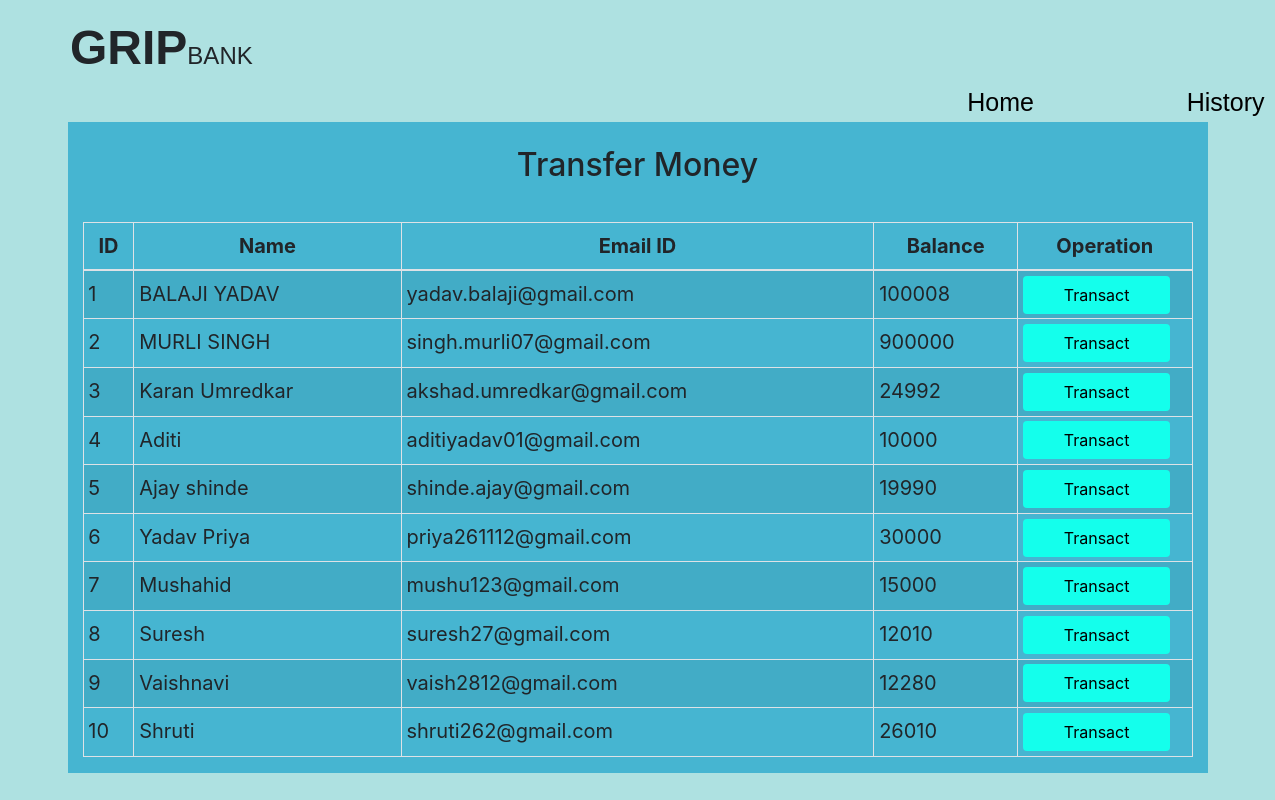
The page /account.php on the database its author committed.
### tables this page shows
CREATE TABLE IF NOT EXISTS `transfer` (
  `ID` int(100) NOT NULL,
  `Name` varchar(100) NOT NULL,
  `Email ID` varchar(100) NOT NULL,
  `Balance` int(100) NOT NULL
);

### account.php (the view, shortened to what this page needs)
<!DOCTYPE html>
<html lang="en">
<head>
    <link rel="stylesheet" href="https://maxcdn.bootstrapcdn.com/bootstrap/4.0.0/css/bootstrap.min.css">
</head>
<body>
<?php
    include 'db.php';
    $sql = "SELECT * FROM transfer";
    $result = mysqli_query($conn,$sql);
?>
<div class:"abc">
<div class="fheadleft">
        <font size="20px"><strong>GRIP</strong></font><font size="5px">BANK</font>
        <span class="fheadright"><a href="index.php" style="text-decoration: none; color:black">Home</a><a href="history.php" style="text-decoration: none; color:black;">History</a></span>
    </div></div>
<div class="container">
        <h2 class="text-center pt-4">Transfer Money</h2>
        <br>
            <div class="row">
                <div class="col">
                    <div class="table-responsive-sm">
                    <table class="table table-hover table-sm table-striped table-condensed table-bordered">
                        <thead>
                            <tr>
                            <th scope="col" class="text-center py-2">ID</th>
                            <th scope="col" class="text-center py-2">Name</th>
                            <th scope="col" class="text-center py-2">Email ID</th>
                            <th scope="col" class="text-center py-2">Balance</th>
                            <th scope="col" class="text-center py-2">Operation</th>
                            </tr>
                        </thead>
                        <tbody>
                <?php
                    while($rows=mysqli_fetch_assoc($result)){
                ?>
                    <tr>
                        <td class="py-2"><?php echo $rows['ID'] ?></td>
                        <td class="py-2"><?php echo $rows['Name']?></td>
                        <td class="py-2"><?php echo $rows['Email ID']?></td>
                        <td class="py-2"><?php echo $rows['Balance']?></td>
                        <td><a href="transcat2.php?id= <?php echo $rows['ID'] ;?>"> <button type="button" class="btn">Transact</button></a></td>
                    </tr>
                <?php
                    }
                ?>
                        </tbody>
                    </table>
                    </div>
                </div>
            </div>
         </div>
</body>
</html>

### account.php (style rules this page uses)
body { background:linear-gradient(to right top,#AEE1E1,#AEE1E1); opacity: 1; }
.container { background:#46B5D1; top:20%; bottom:40px; opacity: 100%; font-size:20px; }
button { background-color: #14FFEC; transition: 1.5s; width:90%; }
.fheadleft { justify-content:space-around; font-family: 'Capriola', sans-serif; padding-left: 70px; padding-top: 12px; }
.fheadright { justify-content:space-around; font-family: 'Capriola', sans-serif; padding-left: 800px; font-size: 25px; text-decoration: none; }

### rows shown on the page
transfer: ID "1", Name "BALAJI YADAV", Email ID "yadav.balaji@gmail.com", Balance "100008"
transfer: ID "2", Name "MURLI SINGH", Email ID "singh.murli07@gmail.com", Balance "900000"
transfer: ID "3", Name "Karan Umredkar", Email ID "akshad.umredkar@gmail.com", Balance "24992"
transfer: ID "4", Name "Aditi", Email ID "aditiyadav01@gmail.com", Balance "10000"
transfer: ID "5", Name "Ajay shinde", Email ID "shinde.ajay@gmail.com", Balance "19990"
transfer: ID "6", Name "Yadav Priya", Email ID "priya261112@gmail.com", Balance "30000"
transfer: ID "7", Name "Mushahid", Email ID "mushu123@gmail.com", Balance "15000"
transfer: ID "8", Name "Suresh", Email ID "suresh27@gmail.com", Balance "12010"
transfer: ID "9", Name "Vaishnavi", Email ID "vaish2812@gmail.com", Balance "12280"
transfer: ID "10", Name "Shruti", Email ID "shruti262@gmail.com", Balance "26010"
